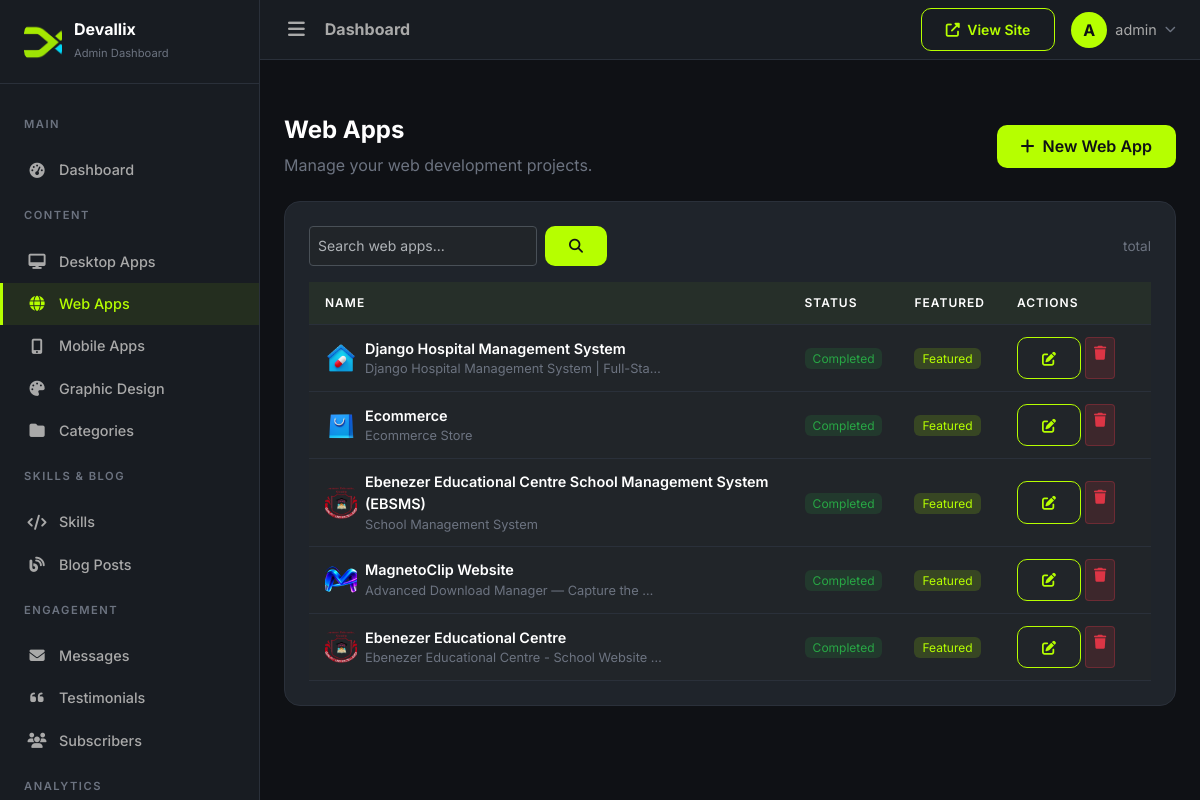
/dashboard/web-apps/ (signed in), run on the app's committed database.
### apps/core/models.py (models this page shows, shortened)
class SiteSettings(models.Model):
    site_name = models.CharField(max_length=200, default='DevPortfolio')
    site_tagline = models.CharField(max_length=300, blank=True)
    logo = models.ImageField(upload_to='uploads/site/', blank=True, null=True)
    favicon = models.ImageField(upload_to='uploads/site/', blank=True, null=True)
    hero_title = models.CharField(max_length=300, blank=True)
    hero_subtitle = models.TextField(blank=True)
    hero_cta_text = models.CharField(max_length=100, default='View Portfolio')
    hero_cta_url = models.CharField(max_length=300, default='/portfolio/')
    about_image = models.ImageField(upload_to='uploads/site/', blank=True, null=True)
    footer_text = models.TextField(blank=True)
    meta_title = models.CharField(max_length=200, blank=True)
    meta_description = models.TextField(blank=True)
    meta_keywords = models.TextField(blank=True)
    og_image = models.ImageField(upload_to='uploads/site/', blank=True, null=True)
    google_analytics_code = models.TextField(blank=True)
    email = models.EmailField(blank=True)
    phone = models.CharField(max_length=20, blank=True)
    address = models.TextField(blank=True)
    github_url = models.URLField(blank=True)
    linkedin_url = models.URLField(blank=True)
    twitter_url = models.URLField(blank=True)
    youtube_url = models.URLField(blank=True)
    facebook_url = models.URLField(blank=True)
    instagram_url = models.URLField(blank=True)
    updated_at = models.DateTimeField(auto_now=True)
    class Meta:
        verbose_name = 'Site Settings'
        verbose_name_plural = 'Site Settings'
    @classmethod
    def load(cls):
        obj, created = cls.objects.get_or_create(pk=1)
        return obj

### apps/accounts/models.py (models this page shows, shortened)
class User(AbstractUser):
    email = models.EmailField(unique=True)
    bio = models.TextField(blank=True)
    avatar = models.ImageField(upload_to='avatars/', blank=True, null=True)
    job_title = models.CharField(max_length=200, blank=True)
    phone = models.CharField(max_length=20, blank=True)
    location = models.CharField(max_length=200, blank=True)
    website = models.URLField(blank=True)
    github = models.URLField(blank=True)
    linkedin = models.URLField(blank=True)
    twitter = models.URLField(blank=True)
    class Meta:
        verbose_name = 'User'
        verbose_name_plural = 'Users'

### apps/web_projects/models.py (models this page shows, shortened)
class WebProject(models.Model):
    STATUS_CHOICES = [
        ('completed', 'Completed'),
        ('in_progress', 'In Progress'),
        ('archived', 'Archived'),
    ]
    name = models.CharField(max_length=200)
    slug = models.SlugField(max_length=200, unique=True)
    short_description = models.CharField(max_length=300)
    description = models.TextField()
    technologies = models.ManyToManyField('portfolio.Technology', blank=True, related_name='web_projects')
    image = models.ImageField(upload_to='uploads/web_projects/', blank=True, null=True)
    live_demo_url = models.URLField(blank=True)
    github_url = models.URLField(blank=True)
    status = models.CharField(max_length=20, choices=STATUS_CHOICES, default='completed')
    featured = models.BooleanField(default=False)
    display_order = models.PositiveIntegerField(default=0)
    meta_title = models.CharField(max_length=200, blank=True)
    meta_description = models.TextField(blank=True)
    created_at = models.DateTimeField(auto_now_add=True)
    updated_at = models.DateTimeField(auto_now=True)
    class Meta:
        ordering = ['display_order', '-created_at']
        verbose_name = 'Web Project'
        verbose_name_plural = 'Web Projects'

### apps/dashboard/views.py (the view)
# urls.py: path('web-apps/', views.ProjectListView.as_view(), name='project_list'),
class ProjectListView(DashboardLoginRequiredMixin, ListView):
    model = WebProject
    template_name = 'dashboard/project_list.html'
    context_object_name = 'projects'
    paginate_by = 20
    def get_queryset(self):
        qs = WebProject.objects.all()
        search = self.request.GET.get('q')
        if search:
            qs = qs.filter(name__icontains=search)
        return qs

### templates/dashboard/project_list.html (shortened to what this page needs)
{% extends 'dashboard/base_dashboard.html' %}
{% load humanize %}
{% block content %}
<div class="page-section">
    <div class="d-flex justify-content-between align-items-center mb-4">
        <div>
            <h4 class="page-title">Web Apps</h4>
            <p style="color:var(--text-dim);margin:0;">Manage your web development projects.</p>
        </div>
        <a href="{% url 'dashboard:project_create' %}" class="btn btn-accent">
            <i class="fas fa-plus me-1"></i> New Web App
        </a>
    </div>
    <div class="dashboard-card">
        <div class="d-flex justify-content-between align-items-center mb-3">
            <form method="get" class="d-flex gap-2" style="max-width:400px;">
                <input type="text" name="search" class="form-control form-control-sm" placeholder="Search web apps..." value="{{ search_query|default:'' }}">
                <button type="submit" class="btn btn-accent btn-sm"><i class="fas fa-search"></i></button>
            </form>
            <span style="color:var(--text-dim);font-size:0.85rem;">{{ projects.paginator.count }} total</span>
        </div>
        <div class="table-responsive">
            <table class="table table-dashboard mb-0">
                <thead>
                    <tr>
                        <th>Name</th>
                        <th>Status</th>
                        <th>Featured</th>
                        <th style="width:150px;">Actions</th>
                    </tr>
                </thead>
                <tbody>
                    {% for project in projects %}
                    <tr>
                        <td>
                            <div class="d-flex align-items-center gap-2">
                                {% if project.image %}
                                <img src="{{ project.image.url }}" alt="{{ project.name }}" style="width:32px;height:32px;border-radius:8px;object-fit:cover;">
                                {% else %}
                                <div style="width:32px;height:32px;border-radius:8px;background:var(--accent-secondary);display:flex;align-items:center;justify-content:center;flex-shrink:0;">
                                    <i class="fas fa-globe" style="color:var(--bg-primary);font-size:0.8rem;"></i>
                                </div>
                                {% endif %}
                                <div>
                                    <span style="font-weight:600;">{{ project.name }}</span>
                                    <div style="color:var(--text-dim);font-size:0.8rem;white-space:nowrap;overflow:hidden;text-overflow:ellipsis;max-width:300px;">{{ project.short_description }}</div>
                                </div>
                            </div>
                        </td>
                        <td>
                            {% if project.status == 'completed' %}
                            <span style="background:rgba(40,167,69,0.15);color:#28a745;padding:3px 8px;border-radius:6px;font-size:0.75rem;">Completed</span>
                            {% elif project.status == 'in_progress' %}
                            <span style="background:rgba(0,217,255,0.15);color:var(--accent-secondary);padding:3px 8px;border-radius:6px;font-size:0.75rem;">In Progress</span>
                            {% else %}
                            <span style="background:rgba(255,193,7,0.15);color:#ffc107;padding:3px 8px;border-radius:6px;font-size:0.75rem;">Archived</span>
                            {% endif %}
                        </td>
                        <td>
                            {% if project.featured %}
                            <span style="background:rgba(182,255,0,0.15);color:var(--accent);padding:3px 8px;border-radius:6px;font-size:0.75rem;">Featured</span>
                            {% else %}
                            <span style="color:var(--text-dim);font-size:0.85rem;">—</span>
                            {% endif %}
                        </td>
                        <td>
                            <div class="d-flex gap-1">
                                <a href="{% url 'dashboard:project_edit' pk=project.pk %}" class="btn btn-outline-accent btn-sm" title="Edit">
                                    <i class="fas fa-edit"></i>
                                </a>
                                <a href="{% url 'dashboard:project_delete' pk=project.pk %}" class="btn btn-sm" style="background:rgba(220,53,69,0.15);color:#dc3545;border:1px solid rgba(220,53,69,0.3);" title="Delete">
                                    <i class="fas fa-trash"></i>
                                </a>
                            </div>
                        </td>
                    </tr>
                    {% endfor %}
                </tbody>
            </table>
        </div>
    </div>
</div>
{% endblock %}

### templates/dashboard/includes/sidebar.html (shortened to what this page needs)
<nav class="sidebar" id="sidebar">
    <div class="sidebar-brand">
        {% if site_settings.logo %}
        <img src="{{ site_settings.logo.url }}" alt="{{ site_settings.site_name }}" style="width:38px;height:38px;border-radius:10px;object-fit:cover;">
        {% else %}
        <div class="brand-icon"><span>D</span></div>
        {% endif %}
        <div>
            <h5>{{ site_settings.site_name|default:'DevPortfolio' }}</h5>
            <small>Admin Dashboard</small>
        </div>
    </div>
    <div class="sidebar-nav">
        <div class="nav-section">
            <div class="nav-section-title">Main</div>
        </div>
        <a href="{% url 'dashboard:dashboard_home' %}" class="nav-link {% if request.resolver_match.url_name == 'dashboard_home' %}active{% endif %}">
            <i class="fas fa-tachometer-alt"></i> Dashboard
        </a>
        <div class="nav-section">
            <div class="nav-section-title">Content</div>
        </div>
        <a href="{% url 'dashboard:app_list' %}" class="nav-link {% if '/dashboard/desktop-apps/' in request.path %}active{% endif %}">
            <i class="fas fa-desktop"></i> Desktop Apps
        </a>
        <a href="{% url 'dashboard:project_list' %}" class="nav-link {% if '/dashboard/web-apps/' in request.path %}active{% endif %}">
            <i class="fas fa-globe"></i> Web Apps
        </a>
        <a href="{% url 'dashboard:mobile_app_list' %}" class="nav-link {% if '/dashboard/mobile-apps/' in request.path %}active{% endif %}">
            <i class="fas fa-mobile-alt"></i> Mobile Apps
        </a>
        <a href="{% url 'dashboard:design_list' %}" class="nav-link {% if '/dashboard/graphic-design/' in request.path %}active{% endif %}">
            <i class="fas fa-palette"></i> Graphic Design
        </a>
        <a href="{% url 'dashboard:category_list' %}" class="nav-link {% if 'category' in request.resolver_match.url_name %}active{% endif %}">
            <i class="fas fa-folder"></i> Categories
        </a>
        <div class="nav-section">
            <div class="nav-section-title">Skills & Blog</div>
        </div>
        <a href="{% url 'dashboard:skill_list' %}" class="nav-link {% if 'skill' in request.resolver_match.url_name %}active{% endif %}">
            <i class="fas fa-code"></i> Skills
        </a>
        <a href="{% url 'dashboard:blog_list' %}" class="nav-link {% if 'blog' in request.resolver_match.url_name %}active{% endif %}">
            <i class="fas fa-blog"></i> Blog Posts
        </a>
        <div class="nav-section">
            <div class="nav-section-title">Engagement</div>
        </div>
        <a href="{% url 'dashboard:message_list' %}" class="nav-link {% if 'message' in request.resolver_match.url_name %}active{% endif %}">
            <i class="fas fa-envelope"></i> Messages
        </a>
        <a href="{% url 'dashboard:testimonial_list' %}" class="nav-link {% if 'testimonial' in request.resolver_match.url_name %}active{% endif %}">
            <i class="fas fa-quote-left"></i> Testimonials
        </a>
        <a href="{% url 'dashboard:subscriber_list' %}" class="nav-link {% if 'subscriber' in request.resolver_match.url_name %}active{% endif %}">
            <i class="fas fa-users"></i> Subscribers
        </a>
        <div class="nav-section">
            <div class="nav-section-title">Analytics</div>
        </div>
    </div>
</nav>

### templates/dashboard/includes/topbar.html (shortened to what this page needs)
<header class="topbar">
    <div class="d-flex align-items-center gap-3">
        <button class="sidebar-toggler">
            <i class="fas fa-bars"></i>
        </button>
        <h6 class="mb-0 fw-bold" style="color:var(--text-muted);">{% block topbar_title %}Dashboard{% endblock %}</h6>
    </div>
    <div class="d-flex align-items-center gap-3">
        <a href="{% url 'core:home' %}" class="btn btn-sm btn-outline-accent" target="_blank">
            <i class="fas fa-external-link-alt me-1"></i> View Site
        </a>
        <div class="dropdown">
            <a class="d-flex align-items-center gap-2 text-decoration-none" href="#" data-bs-toggle="dropdown">
                <div style="width:36px;height:36px;border-radius:50%;background:var(--accent);display:flex;align-items:center;justify-content:center;">
                    <span style="color:var(--bg-primary);font-weight:700;">{{ request.user.first_name.0|default:request.user.username.0|upper }}</span>
                </div>
                <span style="color:var(--text-muted);font-size:0.9rem;">{{ request.user.get_short_name|default:request.user.username }}</span>
                <i class="fas fa-chevron-down" style="font-size:0.7rem;color:var(--text-dim);"></i>
            </a>
        </div>
    </div>
</header>

### data on the page
SiteSettings: logo (picture), site_name "Devallix"
User: user.first_name.0 "A", user.get_short_name "admin"
WebProject: image (picture), name "Django Hospital Management System", short_description "Django Hospital Management System | Full-Sta…", status "Completed", featured "Featured"
WebProject: image (picture), name "Ecommerce", short_description "Ecommerce Store", status "Completed", featured "Featured"
WebProject: image (picture), name "Ebenezer Educational Centre School Management System (EBSMS)", short_description "School Management System", status "Completed", featured "Featured"
WebProject: image (picture), name "MagnetoClip Website", short_description "Advanced Download Manager — Capture the…", status "Completed", featured "Featured"
WebProject: image (picture), name "Ebenezer Educational Centre", short_description "Ebenezer Educational Centre - School Website…", status "Completed", featured "Featured"
